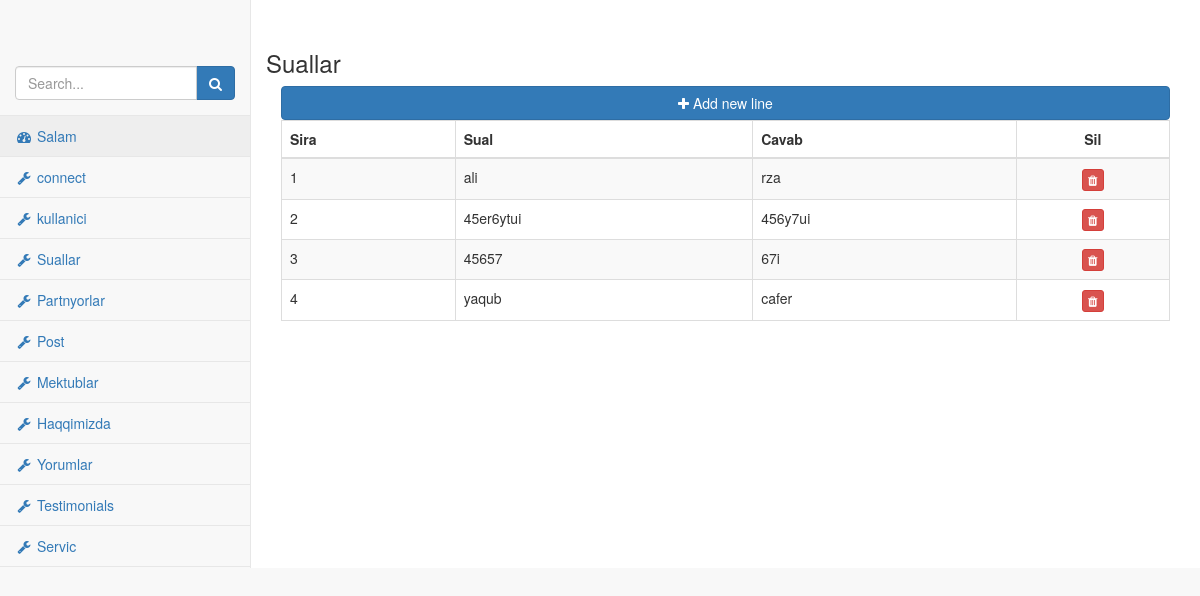
Before: /admin/pages/suallar.php with the older database file.
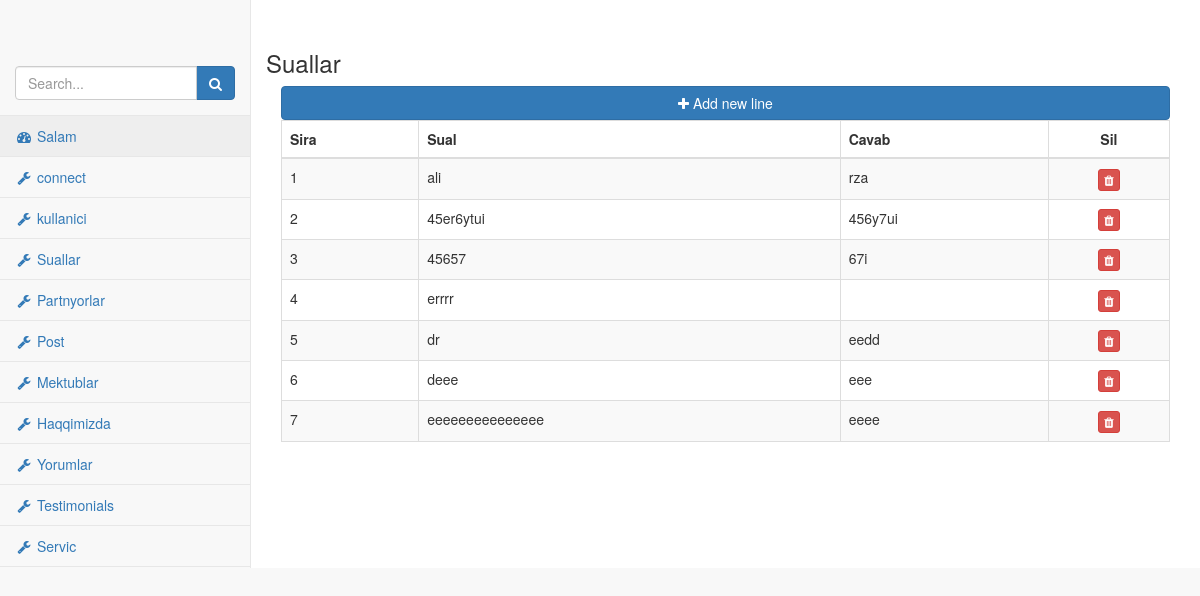
After: the same page with the newer database file.
### tables this page shows
CREATE TABLE `sual` (
  `sual_id` int(11) NOT NULL,
  `sual_sual` varchar(500) NOT NULL,
  `sual_cavab` varchar(500) NOT NULL
);

### admin/pages/suallar.php (the view, shortened to what this page needs)
<?php
include ('header.php');
$sualsor=$db->prepare("SELECT * FROM sual");
$sualsor->execute();
 ?>
            <div id="page-wrapper">
                <div class="container-fluid ">
                    <div class="row">
                        <h3>Suallar</h3>
                        <div class="col-lg-12">
                            <a class="btn btn-primary btn-block btn-social btn-dropbox" data-toggle="modal" data-target="#myModal">
                                <i class="fa fa-plus"></i> Add new line
                            </a>
                        </div>
                   </div>
                    <div class="row">
                        <div class="col-lg-12">
                            <div class="table-responsive">
                                <table class="table table-bordered table-striped">
                                    <thead>
                                        <tr>
                                            <th>Sira</th>
                                            <th>Sual</th>
                                            <th>Cavab</th>
                                            <th class="text-center">Sil</th>
                                       </tr>
                                    </thead>
                                    <tbody>
                             <?php
                              $say=0;
                                  while($sualcek=$sualsor->fetch(PDO::FETCH_ASSOC)) {$say++?>
                                     <tr>
                                      <td><?php echo $say ?></td>
                                      <td><?php echo $sualcek['sual_sual'] ?></td>
                                      <td><?php echo $sualcek['sual_cavab'] ?></td>
                                      <td><center><a href="../netting/islem.php?sual_id=<?php echo $sualcek['sual_id']; ?>&sualsil=ok"><button  class="btn btn-danger btn-xs"><i class="fa fa-trash"></i></button></a></center></td>
                                      </tr>
                                      <?php } ?>
              </tbody>
                                </table>
                            </div>
                        </div>
                    </div>
                </div>
            </div>
        </div>
    </body>
</html>

Changed rows visible on the page:
removed sual: sual_sual "yaqub", sual_cavab "cafer"
added sual: sual_sual "errrr"
added sual: sual_sual "dr", sual_cavab "eedd"
added sual: sual_sual "deee", sual_cavab "eee"
added sual: sual_sual "eeeeeeeeeeeeeee", sual_cavab "eeee"
